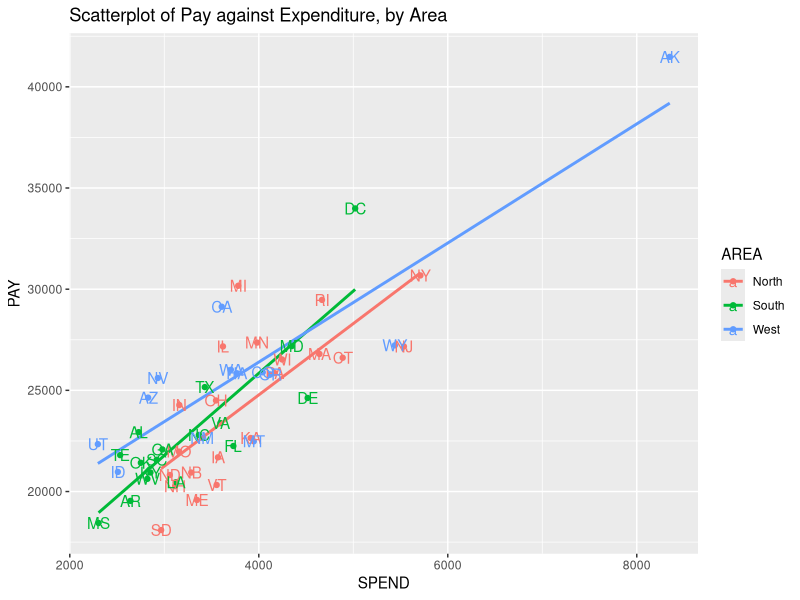
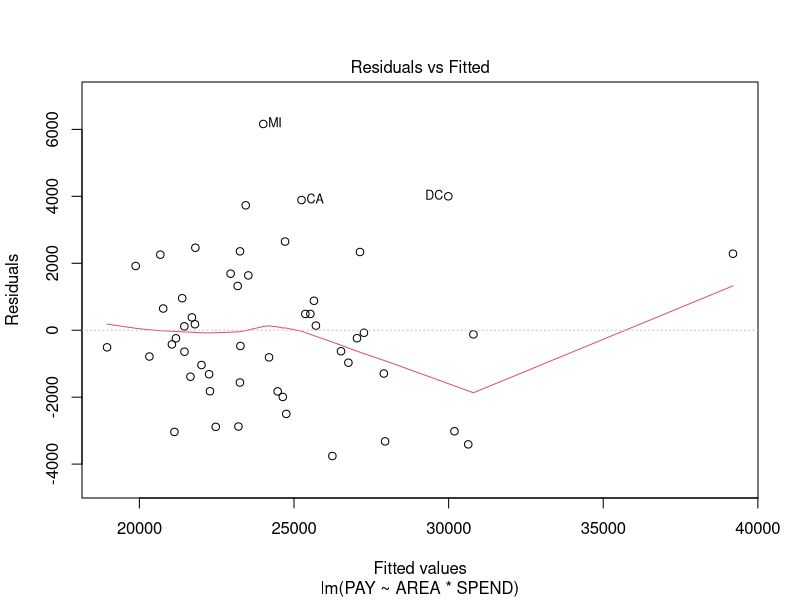
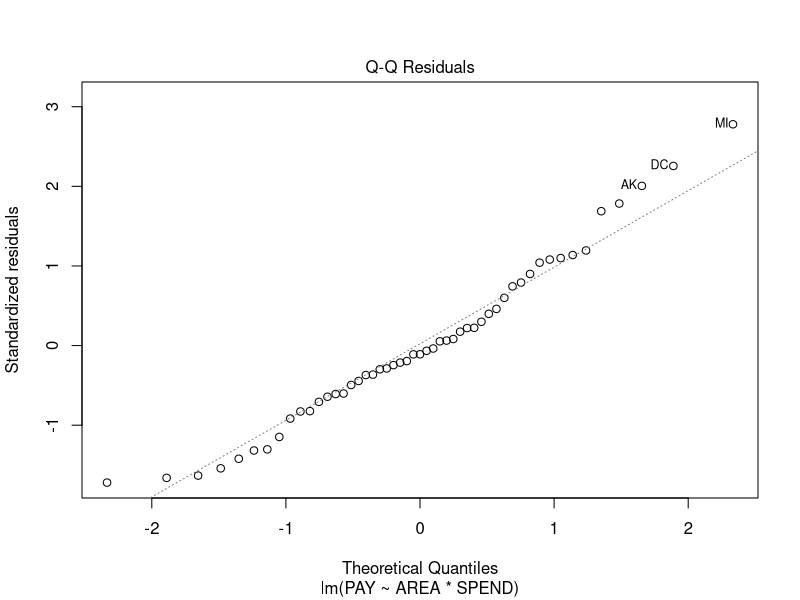
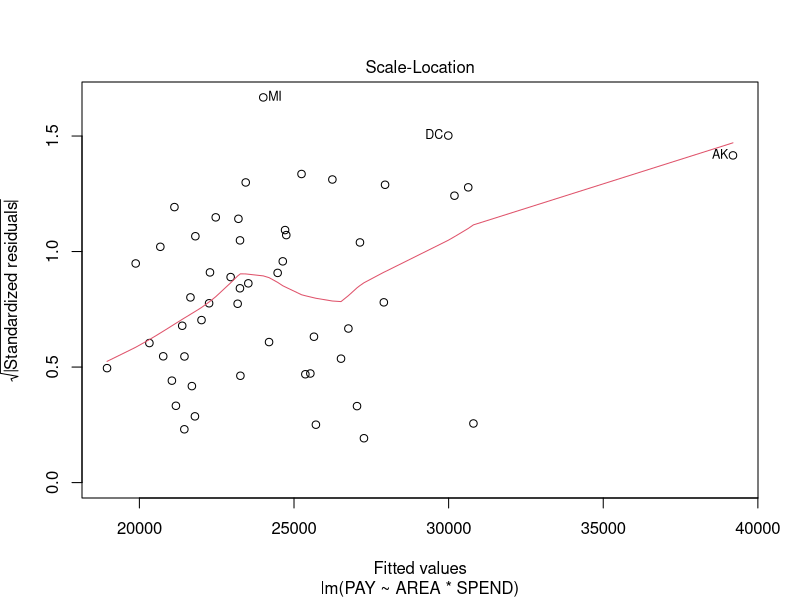
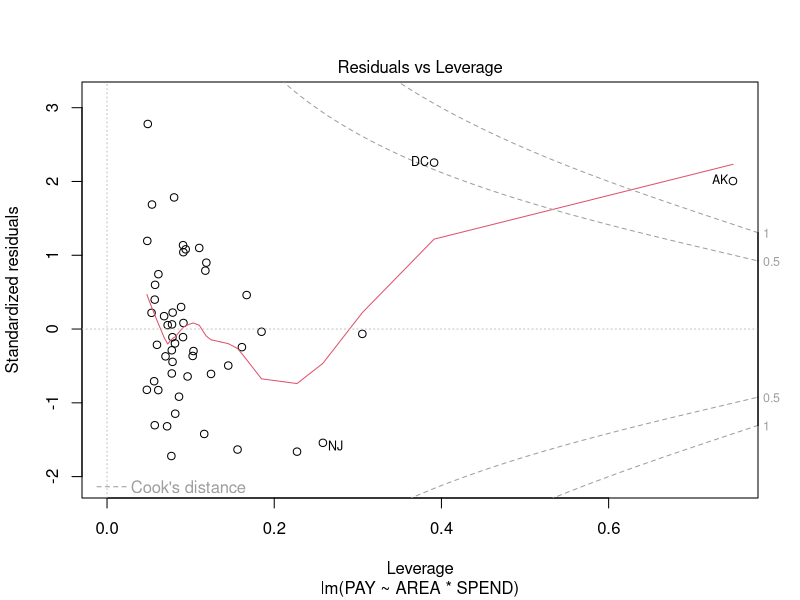

These charts were generated, in order, by the following R code: (Note: this script raises an error after producing the figures.)
#######################
##Teacher pay example##
#######################

library(ggplot2) ##for visuals
library(MASS) ##for boxcox

Data<-read.table("teacher_pay.txt", header=TRUE, sep="")

class(Data$AREA) ##notice its integer. Need to convert to factor
Data$AREA<-factor(Data$AREA) ##convert to factor
levels(Data$AREA)
levels(Data$AREA) <- c("North", "South", "West") ##Give names to the classes

##scatterplot
ggplot2::ggplot(Data, aes(x=SPEND, y=PAY, color=AREA))+
  geom_point()+
  geom_smooth(method=lm, se=FALSE)+
  labs(title="Scatterplot of Pay against Expenditure, by Area")+
  geom_text(label=rownames(Data))

result<-lm(PAY~AREA*SPEND, data=Data)

plot(result)

MASS::boxcox(result) 
##make judgment call to not transform y since res plot looks ok and 1 is almost inside CI for boxcox

##calculations to evaluate leverages and outliers
hii<-lm.influence(result)$hat ##leverages
ext.student<-rstudent(result) ##ext studentized res
n<-nrow(Data)
p<-6

hii[hii>2*p/n]
sort(hii)
##notice NJ that much bigger than a few other states

ext.student[abs(ext.student)>3]
sort(abs(ext.student))

##identify states with high DFFITS
DFFITS<-dffits(result)
DFFITS[abs(DFFITS)>2*sqrt(p/n)]
sort(abs(DFFITS))
Data[abs(DFFITS)>2*sqrt(p/n),]
##NJ, DE, DC, WY, AK

##compute yhat and yhat(i) for the states found above
y<-Data$PAY
yhat<-y-result$res 
del.res<-result$res/(1-hii) ##deleted residual
yhat.i<-y-del.res ##yhat(i)
##compare yhat and yhat(i) for the states found above
cbind(yhat,yhat.i, yhat-yhat.i)[abs(DFFITS)>2*sqrt(p/n),]

##Find large DFBETAS
DFBETAS<-dfbetas(result)
abs(DFBETAS)>2/sqrt(n)
##NJ, IN, SD, DC, AK

##see actual values for DFBETAS of these states
DFBETAS["NJ",]
DFBETAS["IN",]
DFBETAS["SD",]
DFBETAS["DE",]
DFBETAS["DC",]
DFBETAS["WY",]
DFBETAS["AK",]

##Display Cook's distances
COOKS<-cooks.distance(result)
COOKS[COOKS>1]
sort(COOKS)
##AK

##make judgment call to consider AK different from the rest of the states
##remove DC since its more like a city

##remove AK & DC
data.no.akdc<-Data[-c(50,24),] ##remove row 50 and 24, which is AK and DC
result.no.akdc<-lm(PAY~AREA*SPEND, data=data.no.akdc) 

plot(result.no.akdc)
MASS::boxcox(result.no.akdc)

##plots without AK & DC

ggplot(data.no.akdc, aes(x=SPEND, y=PAY, color=AREA))+
  geom_point()+
  geom_smooth(method=lm, se=FALSE)+
  labs(title="Scatterplot of Pay against Expenditure, by Area")+
  xlim(2000, 8500)+
  ylim(15000,42000)

ggplot2::ggplot(Data, aes(x=SPEND, y=PAY, color=AREA))+
  geom_point()+
  geom_smooth(method=lm, se=FALSE)+
  labs(title="Scatterplot of Pay against Expenditure, by Area")+
  xlim(2000, 8500)+
  ylim(15000,42000)

##no interactions
result.no.akdc.reduced<-lm(PAY~AREA+SPEND, data=data.no.akdc)
##general linear F test
anova(result.no.akdc.reduced, result.no.akdc)

plot(result.no.akdc.reduced)
MASS::boxcox(result.no.akdc.reduced)

library(car)
car::avPlots(result.no.akdc.reduced)
